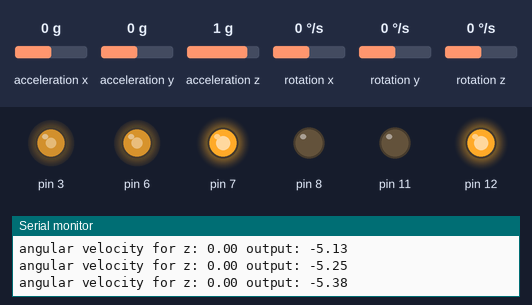
Simulated run of this sketch. Board: Arduino Uno, built with avr-gcc and run on an emulated ATmega328P. Shown: output pins drawn as LEDs (lit = HIGH), the last lines printed to the serial monitor. The inputs (shaded band) are chosen by the test bench; at power-on: acceleration x 0 g, acceleration y 0 g, acceleration z 1 g, rotation x 0 °/s, rotation y 0 °/s, rotation z 0 °/s.

Above: at 0.17 s.
At 33.7 s:
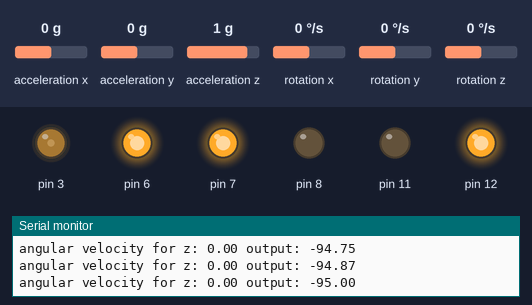
Timing chart, 0 to 35.2 s (numbered marks = the images above):
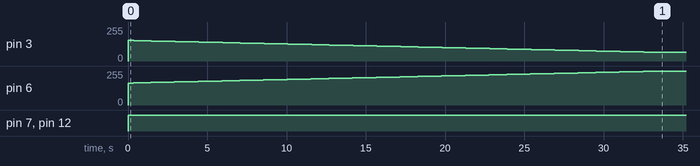

The sketch:

Drive_Straight_Control_System.ino
```cpp
//Import libraries
#include <motor_control.h>

#include <MPU6050.h>
#define SDA 4
#define SCL 5
MPU6050 sensor(SDA, SCL);

#include <PID_v1.h>

#include <State.h>

//Set up State
State controller_state;

//Set up PID controller variables
double setpoint = 0;
double input;
double output;
double kp = 5;
double ki = 5;
double kd = 0;
PID controller(&input, &output, &setpoint, kp, ki, kd, DIRECT);

int limit = 2000;

void setup() {
  // put your setup code here, to run once:
  Serial.begin(9600);

  //initialize motor
  motor_setup();

  //initialize MPU6050
  sensor.initialize();
  sensor.update();

  //set PID parameters`
  controller.SetOutputLimits(-95, 95);
  controller.SetSampleTime(25);
  controller.SetMode(1);

  //initialize State
  controller_state.setLinearState(160);
  controller_state.setRotationState(-1);
}

void loop() {
  // put your main code here, to run repeatedly:
  //get the setpoint from the State object
  setpoint = controller_state.getRotationState();

  //get input (and print it for debugging)
  sensor.update();
  double angVelReading = sensor.get_ang_vel('z');
  Serial.print("angular velocity for z: ");
  Serial.print(angVelReading);
  input = angVelReading;

  //compute PID controller after input is updated
  controller.Compute();

  //set motor power based on output from PID controller and print
  //for debugging
  raw_motor_control(controller_state.getLinearState() - output , controller_state.getLinearState() + output);
  Serial.print(" output: ");
  Serial.println(output);

  //make the robot change directions every 2 seconds
//  if (millis() > limit) {
//    controller_state.setLinearState(controller_state.getLinearState() * -1);
//    controller_state.setRotationState(controller_state.getRotationState() * -1);
//    limit += 2000;
//  }
}
```

Measured:
- by itself, pin 3: 0/255 → 154/255 at 0.00 s, → 153/255 0.37 s later, → 152/255 0.37 s later, → 151/255 0.37 s later, … (90 changes in this stretch)
- by itself, pin 6: moves from 0/255 to 255/255 over 33.6 s
- by itself, pin 7, pin 12: LOW → HIGH at 0.00 s
